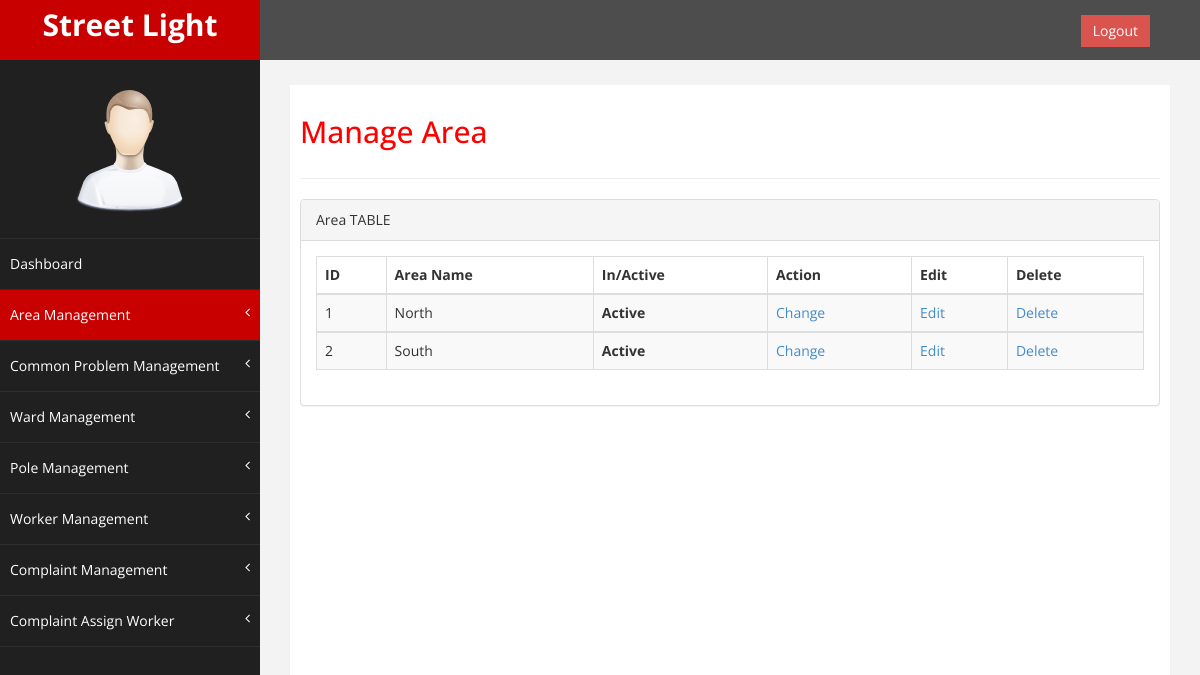
Page /admin/managearea.php on the committed database.
### tables this page shows
CREATE TABLE IF NOT EXISTS `area_table` (
  `area_id` int(11) NOT NULL AUTO_INCREMENT,
  `area_name` varchar(20) NOT NULL,
  `is_active` int(2) NOT NULL,
  PRIMARY KEY (`area_id`)
);

### admin/managearea.php (the view, shortened to what this page needs)
<?php
require "common/header.php";
require 'dbconnect.php';
$qry = "SELECT area_id, area_name, is_active FROM area_table WHERE is_active!=2";
$rs = mysqli_query($conn,$qry);
?>
    <div id="wrapper">
        <nav class="navbar navbar-default navbar-cls-top " role="navigation" style="margin-bottom: 0">
            <div class="navbar-header">
                <a class="navbar-brand" href="dashboard.php">Street Light</a>
            </div>
            <div style="color: white;padding: 15px 50px 5px 50px;float: right;font-size: 16px;">
                <a href="logout.php" class="btn btn-danger square-btn-adjust">Logout</a>
            </div>
        </nav>
<?php
  require "common/navigation.php";
?>
        <div id="page-wrapper" >
            <div id="page-inner">
                <div class="row">
                    <div class="col-md-12">
                     <h2>Manage Area</h2>
                    </div>
                </div>
                  <hr />
                  <div class="row">
                <div class="col-md-12">
                    <div class="panel panel-default">
                        <div class="panel-heading">
                             Area TABLE
                        </div>
                        <div class="panel-body">
                            <div class="table-responsive">
                                <table class="table table-striped table-bordered table-hover" id="">
                                    <thead>
                                        <tr>
                                            <th>ID</th>
                                            <th>Area Name</th>
                                            <th>In/Active</th>
                                            <th>Action</th>
                                            <th>Edit</th>
                                            <th>Delete</th>
                                        </tr>
                                    </thead>
                            <?php
                            if(mysqli_num_rows($rs) > 0)
                                {
                                    while($row = mysqli_fetch_assoc($rs))
                                    {
                            ?>
                                <tbody>
                                    <tr class="odd gradeX">
                                    <td><?php echo $row['area_id']; ?></td>
                                    <td><?php echo $row['area_name'];?></td>
                                    <th><?php if($row['is_active']==1){echo "Active";}else{echo "Blocked";} ?></th>
                                    <td><a href="actionarea.php?area_id=<?php echo $row['area_id']; ?>&status=<?php echo $row['is_active']; ?>">Change</a></td>
                                    <td><a href="editarea.php?area_id=<?php echo $row['area_id']; ?>">Edit</a></td>
                                    <td><a href="deletearea.php?area_id=<?php echo $row['area_id']; ?>">Delete</a></td>
                                </tr>
                            <?php   }
                                }
                                else
                                {
                                echo "0 Rows Returned!";
                                }
                            ?>
                                    </tbody>
                                </table>
                            </div>
                        </div>
                    </div>
                </div>
            </div>
        </div>
    </div>
    <?php require "common/footer.php"; ?>

### admin/css/custom.css (style rules this page uses)
body { font-family: 'Open Sans', sans-serif; }
#wrapper { width: 100%; background:#202020; }
#page-wrapper { padding: 15px 15px; min-height: 600px; background:#F3F3F3; }
#page-inner { width:100%; margin:10px 20px 10px 0px; background-color:#fff!important; padding:10px; min-height:1200px; }
h2 { color: #f00; }
.square-btn-adjust { border: 0px solid transparent; -webkit-border-radius: 0px; -moz-border-radius: 0px; border-radius: 0px; }
.navbar-cls-top .navbar-brand { color: #fff; background: #C90000; width: 260px; text-align: center; height: 60px; font-size: 30px; font-weight: 700; }
.navbar-cls-top { background:#4D4D4D; border-bottom:none; }
.navbar-default { border:0px solid black; }
.navbar-header { background: #A70303; }
@media (min-width:768px) { #page-wrapper { margin: 0 0 0 260px; padding: 15px 30px; min-height: 1200px; } }
@media (min-width:768px) { .navbar { border-radius: 0px; } }

### rows in the picture
area_table: area_id "1", area_name "North", is_active "Active"
area_table: area_id "2", area_name "South", is_active "Active"
